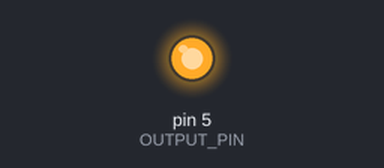
This sketch was run on a simulated Arduino Uno, built with avr-gcc and run on an emulated ATmega328P. Parts: output pins drawn as LEDs (lit = HIGH).

Above: at 1.0 s.
At 5.5 s:
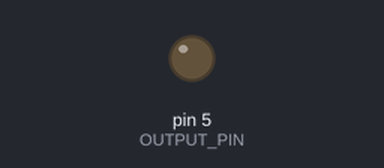
Timing chart, 0 to 6.9 s (numbered marks = the images above):
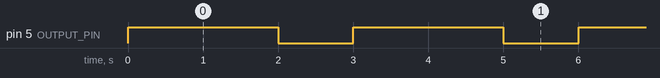

The sketch:

A1.ino
```cpp
#include <Arduino_FreeRTOS.h>
#define OUTPUT_PIN 5

void task(void *param){
  for(;;){
    digitalWrite(OUTPUT_PIN, HIGH);
    delay(2000);
    digitalWrite(OUTPUT_PIN, LOW);
    delay(1000);
  }
}


void setup() {
  Serial.begin(9600);
  pinMode(OUTPUT_PIN, OUTPUT);
  xTaskCreate(task, "T", 100, NULL, 0, NULL);
}

void loop() {
}
```

Measured:
- by itself, pin 5 (OUTPUT_PIN): alternates HIGH for 2.0 s and LOW for 1.0 s
